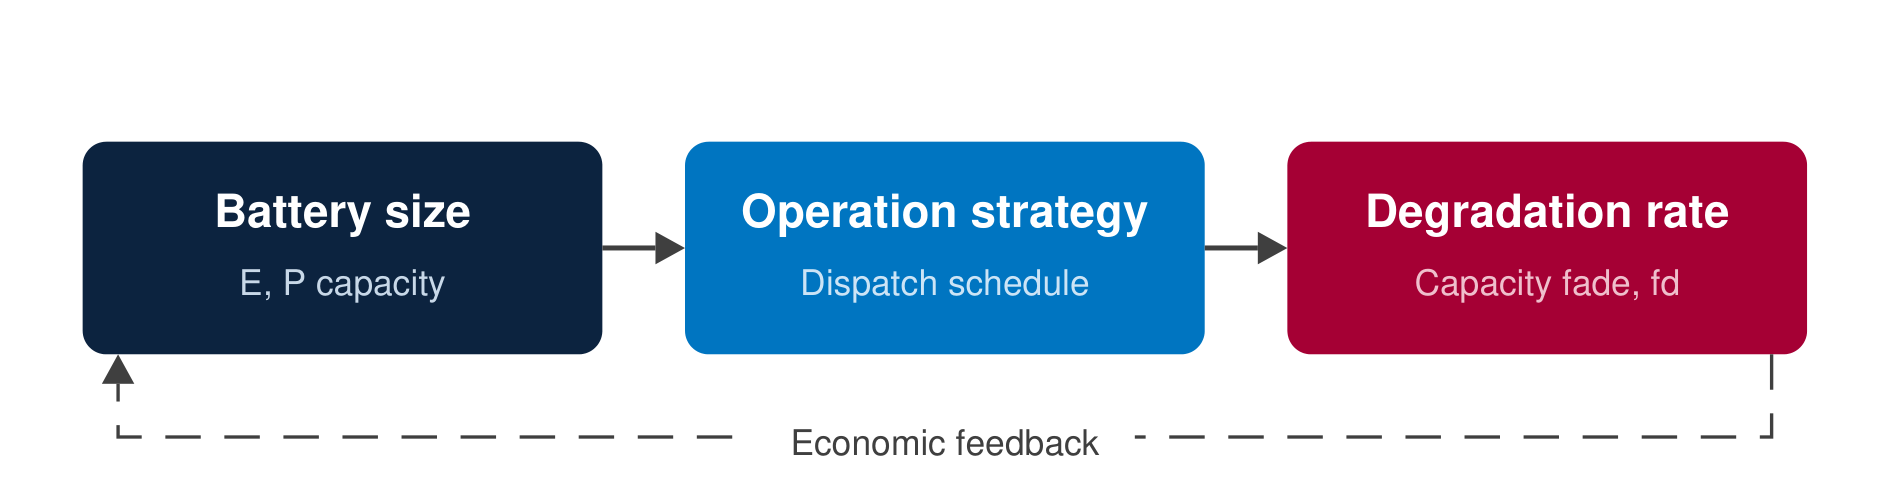

Here is the Python script that generated this plot:
"""
fig_coupling_tension.py
-----------------------
Produces Figure 3.1: Three-way coupling between battery size, operational
strategy, and degradation rate.

Uses ReportLab for direct PDF/PNG output — no matplotlib, clean vector output.
Fonts: Helvetica (built-in, visually equivalent to DejaVu Sans for diagrams).
Colors: TU Delft thesis palette.

Run: python fig_coupling_tension.py
Output: set OUTPUT below to "png", "pdf" or "both". Files are written next to
        this script. The PNG is rasterised from the same PDF the vector output
        uses, so the two cannot differ.

PNG export needs PyMuPDF (pip install pymupdf) or Poppler's pdftoppm on PATH.
"""

from __future__ import annotations
from pathlib import Path
import io
import shutil
import subprocess
import tempfile

from reportlab.pdfgen import canvas
from reportlab.lib.colors import HexColor, white
from reportlab.lib.units import mm

# -- Output ------------------------------------------------------------------ #
OUTPUT = "png"                   # "png", "pdf" or "both"
STEM = "fig_coupling_tension"     # output filename without extension

# ── Palette (TU Delft) ────────────────────────────────────────────────────────
NAVY    = HexColor("#0C2340")
BLUE    = HexColor("#0076C2")
DARKRED = HexColor("#A50034")
NEUTRAL = HexColor("#404040")
WHITE   = white

# ── Page / figure dimensions ──────────────────────────────────────────────────
# Full A4 textwidth ≈ 160 mm; height just enough for the diagram.
FIG_W   = 160 * mm          # 160 mm wide
FIG_H   =  42 * mm          # 42 mm tall
DPI     = 300

# ── Box geometry (all in points; 1 mm = 2.835 pt) ────────────────────────────
# ReportLab y=0 is BOTTOM-LEFT. We work top-down by subtracting from FIG_H.
BOX_W   = 44 * mm
BOX_H   = 18 * mm
BOX_R   =  2 * mm           # corner radius
BOX_Y   = (FIG_H - BOX_H) / 2   # vertically centred

# Three box x-left edges, evenly distributed with gaps
GAP        = (FIG_W - 3 * BOX_W) / 4   # equal margin/gap
BOX_X      = [GAP, GAP * 2 + BOX_W, GAP * 3 + BOX_W * 2]
COLORS_BOX = [NAVY, BLUE, DARKRED]
TITLES     = ["Battery size",       "Operation strategy",   "Degradation rate"]
SUBS       = ["E, P capacity",      "Dispatch schedule",    "Capacity fade, fd"]

# Arrow geometry
FB_Y       = BOX_Y - 7 * mm    # how far below boxes the feedback arc runs
ARROW_HEAD = 2.5 * mm          # arrowhead size

# ── Helper: rounded rect (ReportLab has no built-in roundRect fill+stroke) ────
def rounded_rect(c: canvas.Canvas, x, y, w, h, r, fill_color):
    p = c.beginPath()
    p.moveTo(x + r, y)
    p.lineTo(x + w - r, y)
    p.arcTo(x + w - 2*r, y, x + w, y + 2*r, startAng=-90, extent=90)
    p.lineTo(x + w, y + h - r)
    p.arcTo(x + w - 2*r, y + h - 2*r, x + w, y + h, startAng=0, extent=90)
    p.lineTo(x + r, y + h)
    p.arcTo(x, y + h - 2*r, x + 2*r, y + h, startAng=90, extent=90)
    p.lineTo(x, y + r)
    p.arcTo(x, y, x + 2*r, y + 2*r, startAng=180, extent=90)
    p.close()
    c.setFillColor(fill_color)
    c.setStrokeColor(fill_color)
    c.drawPath(p, fill=1, stroke=0)


def arrowhead(c: canvas.Canvas, tip_x, tip_y, direction="right", size=ARROW_HEAD):
    """Filled triangle arrowhead."""
    if direction == "right":
        pts = [(tip_x, tip_y),
               (tip_x - size, tip_y + size * 0.55),
               (tip_x - size, tip_y - size * 0.55)]
    elif direction == "up":
        pts = [(tip_x, tip_y),
               (tip_x - size * 0.55, tip_y - size),
               (tip_x + size * 0.55, tip_y - size)]
    p = c.beginPath()
    p.moveTo(*pts[0])
    for pt in pts[1:]:
        p.lineTo(*pt)
    p.close()
    c.setFillColor(NEUTRAL)
    c.setStrokeColor(NEUTRAL)
    c.drawPath(p, fill=1, stroke=0)


def draw_dashed_line(c: canvas.Canvas, x1, y1, x2, y2,
                     dash=(3*mm, 2*mm), lw=0.8):
    c.setStrokeColor(NEUTRAL)
    c.setLineWidth(lw)
    c.setDash(*dash)
    c.line(x1, y1, x2, y2)
    c.setDash()   # reset


def draw_dashed_path(c: canvas.Canvas, pts, dash=(3*mm, 2*mm), lw=0.8):
    """Dashed polyline. One path, so the dash pattern runs on across corners."""
    c.setStrokeColor(NEUTRAL)
    c.setLineWidth(lw)
    c.setDash(*dash)
    p = c.beginPath()
    p.moveTo(*pts[0])
    for pt in pts[1:]:
        p.lineTo(*pt)
    c.drawPath(p, stroke=1, fill=0)
    c.setDash()


def draw_solid_line(c: canvas.Canvas, x1, y1, x2, y2, lw=1.0):
    c.setStrokeColor(NEUTRAL)
    c.setLineWidth(lw)
    c.setDash()
    c.line(x1, y1, x2, y2)


# ── Draw to a PDF buffer ──────────────────────────────────────────────────────
def build(buf):
    c = canvas.Canvas(buf, pagesize=(FIG_W, FIG_H))

    # White background
    c.setFillColor(white)
    c.rect(0, 0, FIG_W, FIG_H, fill=1, stroke=0)

    # ── Boxes ────────────────────────────────────────────────────────────────
    for i, (bx, col, title, sub) in enumerate(
            zip(BOX_X, COLORS_BOX, TITLES, SUBS)):
        rounded_rect(c, bx, BOX_Y, BOX_W, BOX_H, BOX_R, col)

        cx = bx + BOX_W / 2
        # Title
        c.setFillColor(white)
        c.setFont("Helvetica-Bold", 11)
        c.drawCentredString(cx, BOX_Y + BOX_H * 0.60, title)
        # Subtitle
        c.setFillColor(HexColor("#c8d8e8") if col == NAVY else
                       HexColor("#cce4f7") if col == BLUE else
                       HexColor("#f0c0cc"))
        c.setFont("Helvetica", 8.5)
        c.drawCentredString(cx, BOX_Y + BOX_H * 0.28, sub)

    # ── Forward arrows ───────────────────────────────────────────────────────
    arrow_y = BOX_Y + BOX_H / 2
    for i in range(2):
        x_start = BOX_X[i] + BOX_W
        x_end   = BOX_X[i + 1] - ARROW_HEAD
        draw_solid_line(c, x_start, arrow_y, x_end, arrow_y, lw=1.2)
        arrowhead(c, BOX_X[i + 1], arrow_y, direction="right")

    # ── Economic feedback arc (dashed, below boxes) ──────────────────────────
    fb_y      = FB_Y
    left_x    = BOX_X[0] + 3 * mm
    right_x   = BOX_X[2] + BOX_W - 3 * mm
    box_bot   = BOX_Y

    # One continuous dashed path, so the dash pattern does not restart at each
    # corner and leave a gap where the arrowhead meets the line. The label box
    # below is painted over the centre of the bottom run.
    mid = FIG_W / 2
    draw_dashed_path(c, [(right_x, box_bot),
                         (right_x, fb_y),
                         (left_x,  fb_y),
                         (left_x,  box_bot - ARROW_HEAD)])
    arrowhead(c, left_x, box_bot, direction="up")

    # Feedback label
    c.setFont("Helvetica", 8.5)
    c.setFillColor(NEUTRAL)
    label_text = "Economic feedback"
    tw = c.stringWidth(label_text, "Helvetica", 8.5)
    pad_x, pad_y = 3 * mm, 1.5 * mm
    lx = mid - tw / 2 - pad_x
    ly = fb_y - 3 * mm
    c.setFillColor(white)
    c.setStrokeColor(white)
    c.rect(lx, ly, tw + 2 * pad_x, 6 * mm, fill=1, stroke=0)
    c.setFillColor(NEUTRAL)
    c.drawString(lx + pad_x, ly + pad_y, label_text)

    c.save()


# -- Output ------------------------------------------------------------------ #
def write_png(pdf_bytes: bytes, png_path: Path, dpi: int = DPI) -> bool:
    """Rasterise an in-memory PDF to PNG. PyMuPDF first, then Poppler's pdftoppm."""
    try:
        try:
            import pymupdf              # PyMuPDF 1.24.3 and later
        except ImportError:
            import fitz as pymupdf      # older releases expose it as fitz
        doc = pymupdf.open(stream=pdf_bytes, filetype="pdf")
        doc.load_page(0).get_pixmap(dpi=dpi, alpha=False).save(str(png_path))
        doc.close()
        return True
    except ImportError:
        pass
    exe = shutil.which("pdftoppm")
    if exe is None:
        print("PNG not written. Install PyMuPDF with: pip install pymupdf")
        return False
    with tempfile.TemporaryDirectory() as tmp:
        tmp_pdf = Path(tmp) / "page.pdf"
        tmp_pdf.write_bytes(pdf_bytes)
        subprocess.run([exe, "-png", "-r", str(dpi), "-singlefile",
                        str(tmp_pdf), str(png_path.with_suffix(""))], check=True)
    return True


if OUTPUT not in ("png", "pdf", "both"):
    raise ValueError(f'OUTPUT must be "png", "pdf" or "both", not {OUTPUT!r}')

OUT = Path(__file__).parent

pdf_buf = io.BytesIO()
build(pdf_buf)
pdf_bytes = pdf_buf.getvalue()

if OUTPUT in ("pdf", "both"):
    pdf_path = OUT / f"{STEM}.pdf"
    pdf_path.write_bytes(pdf_bytes)
    print(f"Saved {pdf_path.name}  ({len(pdf_bytes) // 1024} KB)")

if OUTPUT in ("png", "both"):
    png_path = OUT / f"{STEM}.png"
    if write_png(pdf_bytes, png_path):
        print(f"Saved {png_path.name}  ({DPI} dpi)")
